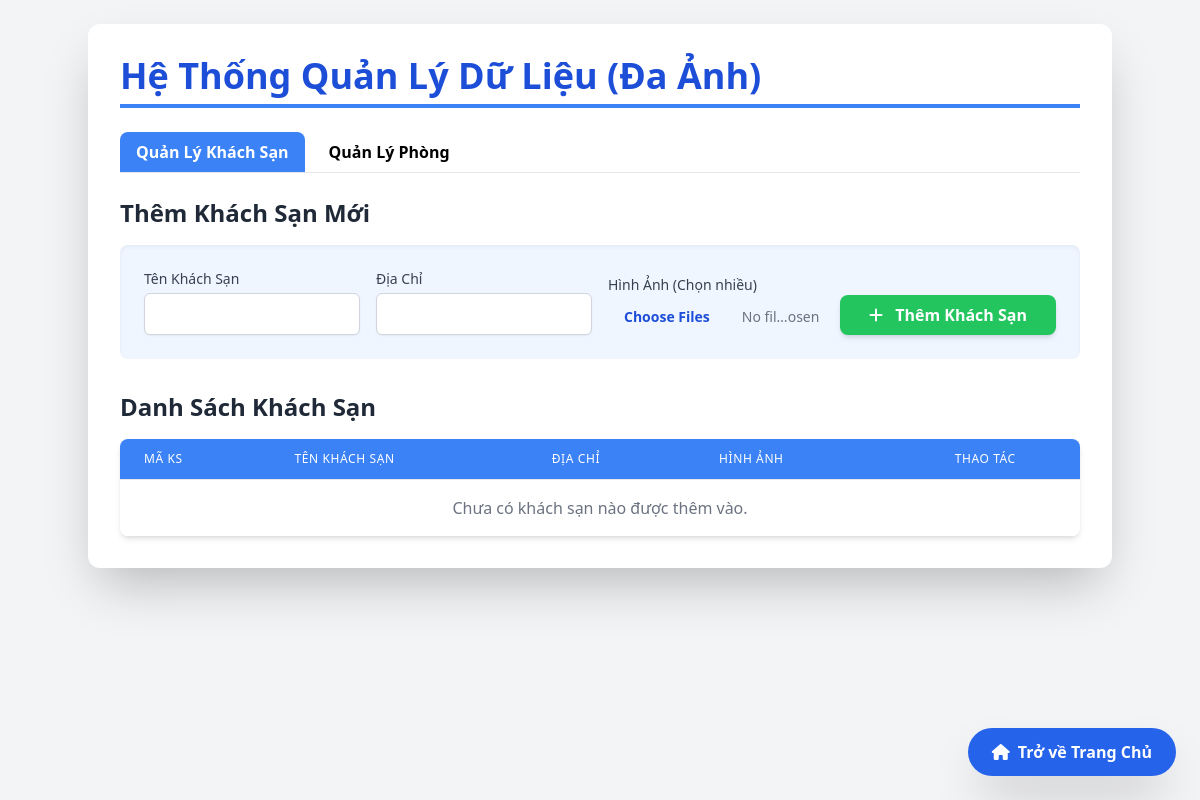
/manage.php, run on an earlier commit of the app's database.
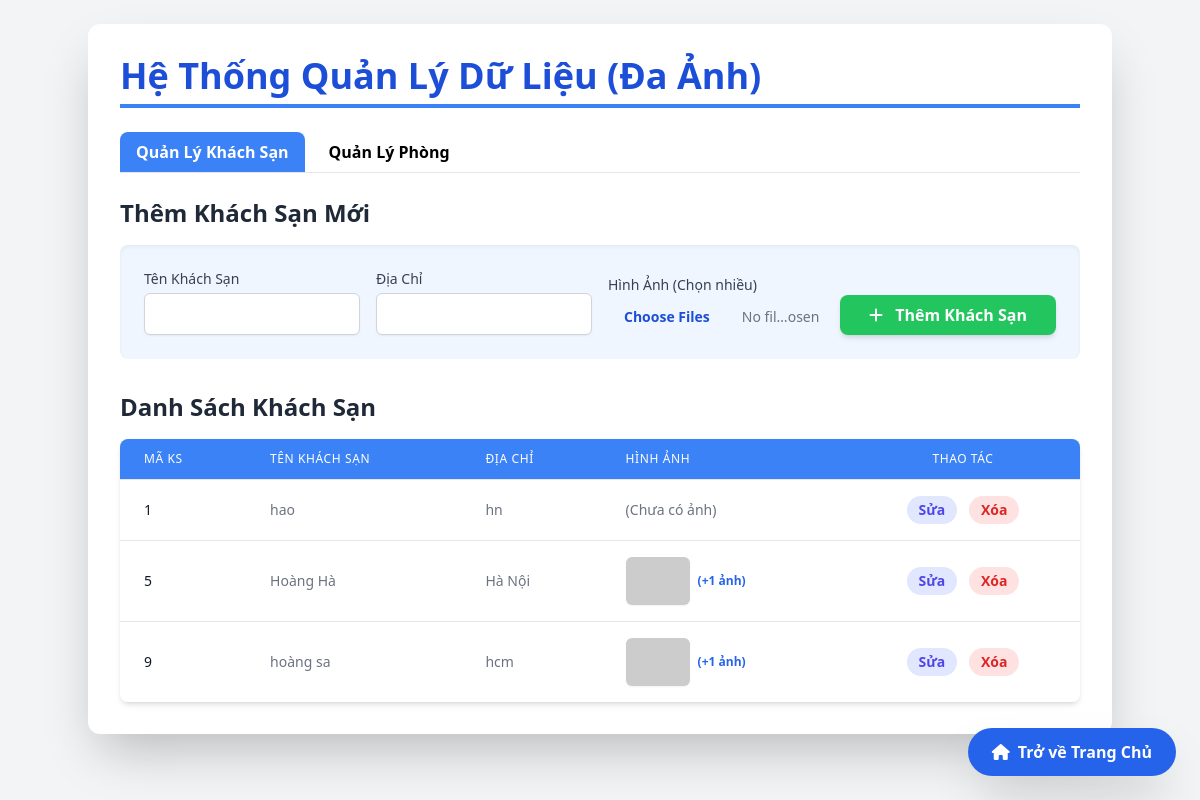
And on a later commit of the database.
### tables this page shows
CREATE TABLE `khachsan_info` (
  `makhs` int(11) NOT NULL,
  `tenks` varchar(100) NOT NULL,
  `diachi` varchar(255) DEFAULT NULL
);

### manage.php (the view, shortened to what this page needs)
<?php
$servername = "localhost";
$username = "root";
$password = "";
$dbname = "khachsan";
$conn = new mysqli($servername, $username, $password, $dbname);
$conn->set_charset("utf8mb4");
$hotels = [];
$sql_hotels = "SELECT makhs, tenks, diachi FROM khachsan_info";
$result_hotels = $conn->query($sql_hotels);
if ($result_hotels && $result_hotels->num_rows > 0) {
    while($row = $result_hotels->fetch_assoc()) {
        $hotel = $row;
        $sql_images = "SELECT * FROM khachsan_images WHERE makhs = ?";
        $stmt_img_fetch = $conn->prepare($sql_images);
        $stmt_img_fetch->bind_param("i", $hotel['makhs']);
        $stmt_img_fetch->execute();
        $result_images = $stmt_img_fetch->get_result();
               $hotel['images'] = [];
        while($img_row = $result_images->fetch_assoc()) {
            $hotel['images'][] = $img_row['image_path'];
        }
        $hotels[] = $hotel;
    }
}
?>
<!DOCTYPE html>
<html lang="vi">
<head>
    <script src="https://cdn.tailwindcss.com"></script>
    <link rel="stylesheet" href="https://cdnjs.cloudflare.com/ajax/libs/font-awesome/6.0.0-beta3/css/all.min.css">
</head>
<body class="bg-gray-100 font-sans p-6">
    <div class="fixed bottom-6 right-6 z-10">
        <a href="index.php" class="bg-blue-600 hover:bg-blue-700 text-white font-bold py-3 px-6 rounded-full shadow-2xl transition duration-300 transform hover:scale-105 flex items-center">
            <i class="fas fa-home mr-2"></i> Trở về Trang Chủ
        </a>
    </div>
    <div class="container mx-auto bg-white p-8 rounded-xl shadow-2xl">
        <h1 class="text-4xl font-extrabold text-blue-700 mb-6 border-b-4 border-blue-500 pb-2">Hệ Thống Quản Lý Dữ Liệu (Đa Ảnh)</h1>
        <div class="mb-6 flex space-x-2 border-b">
            <button id="tab-hotels" class="tab-button active px-4 py-2 font-semibold rounded-t-lg transition duration-150">Quản Lý Khách Sạn</button>
            <button id="tab-rooms" class="tab-button px-4 py-2 font-semibold rounded-t-lg transition duration-150">Quản Lý Phòng</button>
        </div>
        <div id="content-hotels" class="tab-content">
            <h2 class="text-2xl font-bold text-gray-800 mb-4">Thêm Khách Sạn Mới</h2>
            <form action="manage.php" method="POST" enctype="multipart/form-data" class="bg-blue-50 p-6 rounded-lg shadow-inner mb-8">
                <div class="grid grid-cols-1 md:grid-cols-4 gap-4 items-end">
                    <div class="col-span-1 md:col-span-1">
                        <label for="TenKhachSan" class="block text-sm font-medium text-gray-700">Tên Khách Sạn</label>
                        <input type="text" name="TenKhachSan" id="TenKhachSan" required class="mt-1 block w-full rounded-md border-gray-300 shadow-sm p-2 border">
                    </div>
                    <div class="col-span-1 md:col-span-1">
                        <label for="DiaDiem" class="block text-sm font-medium text-gray-700">Địa Chỉ</label>
                        <input type="text" name="DiaDiem" id="DiaDiem" required class="mt-1 block w-full rounded-md border-gray-300 shadow-sm p-2 border">
                    </div>
                    <div class="col-span-1 md:col-span-1">
                        <label for="HinhAnh" class="block text-sm font-medium text-gray-700">Hình Ảnh (Chọn nhiều)</label>
                        <input type="file" name="HinhAnh[]" id="HinhAnh" multiple class="mt-1 block w-full text-sm text-gray-500 file:mr-4 file:py-2 file:px-4 file:rounded-full file:border-0 file:text-sm file:font-semibold file:bg-blue-50 file:text-blue-700 hover:file:bg-blue-100">
                    </div>
                    <div class="col-span-1 md:col-span-1">
                        <button type="submit" class="w-full bg-green-500 hover:bg-green-600 text-white font-bold py-2 px-4 rounded-lg transition duration-150 shadow-md">
                            <i class="fas fa-plus mr-2"></i> Thêm Khách Sạn
                        </button>
                    </div>
                </div>
            </form>
            <h2 class="text-2xl font-bold text-gray-800 mb-4">Danh Sách Khách Sạn</h2>
            <div class="overflow-x-auto shadow-md rounded-lg">
                <table class="min-w-full divide-y divide-gray-200">
                    <thead class="bg-blue-500 text-white">
                        <tr>
                            <th class="px-6 py-3 text-left text-xs font-medium uppercase tracking-wider">Mã KS</th>
                            <th class="px-6 py-3 text-left text-xs font-medium uppercase tracking-wider">Tên Khách Sạn</th>
                            <th class="px-6 py-3 text-left text-xs font-medium uppercase tracking-wider">Địa Chỉ</th>
                            <th class="px-6 py-3 text-left text-xs font-medium uppercase tracking-wider">Hình Ảnh</th>
                            <th class="px-6 py-3 text-center text-xs font-medium uppercase tracking-wider">Thao Tác</th>
                        </tr>
                    </thead>
                    <tbody class="bg-white divide-y divide-gray-200">
                        <?php if (count($hotels) > 0): ?>
                            <?php foreach ($hotels as $hotel): ?>
                                <tr>
                                    <td class="px-6 py-4 whitespace-nowrap text-sm font-medium text-gray-900"><?= $hotel['makhs'] ?></td>
                                    <td class="px-6 py-4 whitespace-nowrap text-sm text-gray-500"><?= htmlspecialchars($hotel['tenks']) ?></td>
                                    <td class="px-6 py-4 whitespace-nowrap text-sm text-gray-500"><?= htmlspecialchars($hotel['diachi']) ?></td>
                                    <td class="px-6 py-4 whitespace-nowrap text-sm text-gray-500">
                                        <?php if (!empty($hotel['images'])): ?>
                                            <div class="flex items-center space-x-2">
                                                <img src="uploads/<?= htmlspecialchars($hotel['images'][0]) ?>"
                                                     alt="Ảnh KS"
                                                     onerror="this.onerror=null; this.src='https://placehold.co/60x48/CCCCCC/333333?text=No+Image'"
                                                     class="w-16 h-12 object-cover rounded-md shadow-sm">
                                                <span class="text-xs font-semibold text-blue-600">(+<?= count($hotel['images']) - 1 ?> ảnh)</span>
                                            </div>
                                        <?php else: ?>
                                            (Chưa có ảnh)
                                        <?php endif; ?>
                                    </td>
                                    <td class="px-6 py-4 whitespace-nowrap text-center text-sm font-medium space-x-2">
                                        <button onclick="openEditModal(<?= $hotel['makhs'] ?>, '<?= htmlspecialchars(addslashes($hotel['tenks'])) ?>', '<?= htmlspecialchars(addslashes($hotel['diachi'])) ?>')" class="text-indigo-600 hover:text-indigo-900 bg-indigo-100 px-3 py-1 rounded-full font-bold">Sửa</button>
                                        <form method="POST" action="manage.php" class="inline-block" onsubmit="return confirm('Bạn có chắc chắn muốn xóa khách sạn này, TẤT CẢ các phòng và ảnh liên quan?');">
                                            <button type="submit" class="text-red-600 hover:text-red-900 bg-red-100 px-3 py-1 rounded-full font-bold">Xóa</button>
                                        </form>
                                    </td>
                                </tr>
                            <?php endforeach; ?>
                        <?php else: ?>
                            <tr>
                                <td colspan="5" class="px-6 py-4 text-center text-gray-500">Chưa có khách sạn nào được thêm vào.</td>
                            </tr>
                        <?php endif; ?>
                    </tbody>
                </table>
            </div>
        </div>
    </div>
</body>
</html>

### manage.php (style rules this page uses)
.container { max-width: 1200px; }
.tab-button.active { background-color: #3b82f6; color: white; }

What changed in the data, as far as the page shows it:
added khachsan_info: makhs "1", tenks "hao", diachi "hn", shows "(Chưa có ảnh)"
added khachsan_info: makhs "5", tenks "Hoàng Hà", diachi "Hà Nội", count($hotel['images']) - 1 "1"
added khachsan_info: makhs "9", tenks "hoàng sa", diachi "hcm", count($hotel['images']) - 1 "1"
Also different on the page:
text no longer shown: "Chưa có khách sạn nào được thêm vào."
